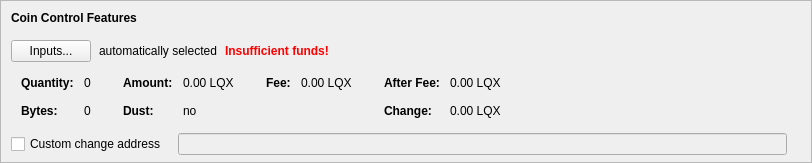
    <widget class="QFrame" name="frameCoinControl">
     <property name="sizePolicy">
      <sizepolicy hsizetype="Expanding" vsizetype="Expanding">
       <horstretch>0</horstretch>
       <verstretch>0</verstretch>
      </sizepolicy>
     </property>
     <property name="maximumSize">
      <size>
       <width>16777215</width>
       <height>16777215</height>
      </size>
     </property>
     <property name="frameShape">
      <enum>QFrame::StyledPanel</enum>
     </property>
     <property name="frameShadow">
      <enum>QFrame::Sunken</enum>
     </property>
     <layout class="QVBoxLayout" name="verticalLayoutCoinControl2">
      <property name="spacing">
       <number>0</number>
      </property>
      <property name="leftMargin">
       <number>0</number>
      </property>
      <property name="topMargin">
       <number>0</number>
      </property>
      <property name="rightMargin">
       <number>0</number>
      </property>
      <property name="bottomMargin">
       <number>6</number>
      </property>
      <item>
       <layout class="QVBoxLayout" name="verticalLayoutCoinControl" stretch="0,0,0,0,1">
        <property name="spacing">
         <number>0</number>
        </property>
        <property name="leftMargin">
         <number>10</number>
        </property>
        <property name="topMargin">
         <number>10</number>
        </property>
        <item>
         <layout class="QHBoxLayout" name="horizontalLayoutCoinControl1">
          <property name="bottomMargin">
           <number>15</number>
          </property>
          <item>
           <widget class="QLabel" name="labelCoinControlFeatures">
            <property name="sizePolicy">
             <sizepolicy hsizetype="Preferred" vsizetype="Maximum">
              <horstretch>0</horstretch>
              <verstretch>0</verstretch>
             </sizepolicy>
            </property>
            <property name="font">
             <font>
              <weight>75</weight>
              <bold>true</bold>
             </font>
            </property>
            <property name="styleSheet">
             <string notr="true">font-weight:bold;</string>
            </property>
            <property name="text">
             <string>Coin Control Features</string>
            </property>
           </widget>
          </item>
         </layout>
        </item>
        <item>
         <layout class="QHBoxLayout" name="horizontalLayoutCoinControl2" stretch="0,0,0,0">
          <property name="spacing">
           <number>8</number>
          </property>
          <property name="bottomMargin">
           <number>10</number>
          </property>
          <item>
           <widget class="QPushButton" name="pushButtonCoinControl">
            <property name="styleSheet">
             <string notr="true"/>
            </property>
            <property name="text">
             <string>Inputs...</string>
            </property>
            <property name="autoDefault">
             <bool>false</bool>
            </property>
           </widget>
          </item>
          <item>
           <widget class="QLabel" name="labelCoinControlAutomaticallySelected">
            <property name="text">
             <string>automatically selected</string>
            </property>
            <property name="margin">
             <number>5</number>
            </property>
           </widget>
          </item>
          <item>
           <widget class="QLabel" name="labelCoinControlInsuffFunds">
            <property name="font">
             <font>
              <weight>75</weight>
              <bold>true</bold>
             </font>
            </property>
            <property name="styleSheet">
             <string notr="true">color:red;font-weight:bold;</string>
            </property>
            <property name="text">
             <string>Insufficient funds!</string>
            </property>
            <property name="margin">
             <number>5</number>
            </property>
           </widget>
          </item>
          <item>
           <spacer name="horizontalSpacerCoinControl">
            <property name="orientation">
             <enum>Qt::Horizontal</enum>
            </property>
            <property name="sizeHint" stdset="0">
             <size>
              <width>40</width>
              <height>1</height>
             </size>
            </property>
           </spacer>
          </item>
         </layout>
        </item>
        <item>
         <widget class="QWidget" name="widgetCoinControl" native="true">
          <property name="sizePolicy">
           <sizepolicy hsizetype="Preferred" vsizetype="Preferred">
            <horstretch>0</horstretch>
            <verstretch>0</verstretch>
           </sizepolicy>
          </property>
          <property name="minimumSize">
           <size>
            <width>0</width>
            <height>0</height>
           </size>
          </property>
          <property name="styleSheet">
           <string notr="true"/>
          </property>
          <layout class="QHBoxLayout" name="horizontalLayoutCoinControl5">
           <property name="leftMargin">
            <number>0</number>
           </property>
           <property name="topMargin">
            <number>0</number>
           </property>
           <property name="rightMargin">
            <number>0</number>
           </property>
           <property name="bottomMargin">
            <number>0</number>
           </property>
           <item>
            <layout class="QHBoxLayout" name="horizontalLayoutCoinControl3" stretch="0,0,0,1">
             <property name="spacing">
              <number>20</number>
             </property>
             <property name="topMargin">
              <number>0</number>
             </property>
             <property name="bottomMargin">
              <number>10</number>
             </property>
             <item>
              <layout class="QFormLayout" name="formLayoutCoinControl1">
               <property name="horizontalSpacing">
                <number>10</number>
               </property>
               <property name="verticalSpacing">
                <number>14</number>
               </property>
               <property name="leftMargin">
                <number>10</number>
               </property>
               <property name="topMargin">
                <number>4</number>
               </property>
               <property name="rightMargin">
                <number>6</number>
               </property>
               <item row="0" column="0">
                <widget class="QLabel" name="labelCoinControlQuantityText">
                 <property name="font">
                  <font>
                   <weight>75</weight>
                   <bold>true</bold>
                  </font>
                 </property>
                 <property name="text">
                  <string>Quantity:</string>
                 </property>
                 <property name="margin">
                  <number>0</number>
                 </property>
                </widget>
               </item>
               <item row="0" column="1">
                <widget class="QLabel" name="labelCoinControlQuantity">
                 <property name="cursor">
                  <cursorShape>IBeamCursor</cursorShape>
                 </property>
                 <property name="contextMenuPolicy">
                  <enum>Qt::ActionsContextMenu</enum>
                 </property>
                 <property name="text">
                  <string notr="true">0</string>
                 </property>
                 <property name="margin">
                  <number>0</number>
                 </property>
                 <property name="textInteractionFlags">
                  <set>Qt::LinksAccessibleByMouse|Qt::TextSelectableByKeyboard|Qt::TextSelectableByMouse</set>
                 </property>
                </widget>
               </item>
               <item row="1" column="0">
                <widget class="QLabel" name="labelCoinControlBytesText">
                 <property name="font">
                  <font>
                   <weight>75</weight>
                   <bold>true</bold>
                  </font>
                 </property>
                 <property name="text">
                  <string>Bytes:</string>
                 </property>
                </widget>
               </item>
               <item row="1" column="1">
                <widget class="QLabel" name="labelCoinControlBytes">
                 <property name="cursor">
                  <cursorShape>IBeamCursor</cursorShape>
                 </property>
                 <property name="contextMenuPolicy">
                  <enum>Qt::ActionsContextMenu</enum>
                 </property>
                 <property name="text">
                  <string notr="true">0</string>
                 </property>
                 <property name="textInteractionFlags">
                  <set>Qt::LinksAccessibleByMouse|Qt::TextSelectableByKeyboard|Qt::TextSelectableByMouse</set>
                 </property>
                </widget>
               </item>
              </layout>
             </item>
             <item>
              <layout class="QFormLayout" name="formLayoutCoinControl2">
               <property name="horizontalSpacing">
                <number>10</number>
               </property>
               <property name="verticalSpacing">
                <number>14</number>
               </property>
               <property name="leftMargin">
                <number>6</number>
               </property>
               <property name="topMargin">
                <number>4</number>
               </property>
               <property name="rightMargin">
                <number>6</number>
               </property>
               <item row="0" column="0">
                <widget class="QLabel" name="labelCoinControlAmountText">
                 <property name="font">
                  <font>
                   <weight>75</weight>
                   <bold>true</bold>
                  </font>
                 </property>
                 <property name="text">
                  <string>Amount:</string>
                 </property>
                 <property name="margin">
                  <number>0</number>
                 </property>
                </widget>
               </item>
               <item row="0" column="1">
                <widget class="QLabel" name="labelCoinControlAmount">
                 <property name="cursor">
                  <cursorShape>IBeamCursor</cursorShape>
                 </property>
                 <property name="contextMenuPolicy">
                  <enum>Qt::ActionsContextMenu</enum>
                 </property>
                 <property name="text">
                  <string notr="true">0.00 LQX</string>
                 </property>
                 <property name="textInteractionFlags">
                  <set>Qt::LinksAccessibleByMouse|Qt::TextSelectableByKeyboard|Qt::TextSelectableByMouse</set>
                 </property>
                </widget>
               </item>
               <item row="1" column="0">
                <widget class="QLabel" name="labelCoinControlLowOutputText">
                 <property name="font">
                  <font>
                   <weight>75</weight>
                   <bold>true</bold>
                  </font>
                 </property>
                 <property name="text">
                  <string>Dust:</string>
                 </property>
                </widget>
               </item>
               <item row="1" column="1">
                <widget class="QLabel" name="labelCoinControlLowOutput">
                 <property name="cursor">
                  <cursorShape>IBeamCursor</cursorShape>
                 </property>
                 <property name="contextMenuPolicy">
                  <enum>Qt::ActionsContextMenu</enum>
                 </property>
                 <property name="text">
                  <string notr="true">no</string>
                 </property>
                 <property name="textInteractionFlags">
                  <set>Qt::LinksAccessibleByMouse|Qt::TextSelectableByKeyboard|Qt::TextSelectableByMouse</set>
                 </property>
                </widget>
               </item>
              </layout>
             </item>
             <item>
              <layout class="QFormLayout" name="formLayoutCoinControl3">
               <property name="horizontalSpacing">
                <number>10</number>
               </property>
               <property name="verticalSpacing">
                <number>14</number>
               </property>
               <property name="leftMargin">
                <number>6</number>
               </property>
               <property name="topMargin">
                <number>4</number>
               </property>
               <property name="rightMargin">
                <number>6</number>
               </property>
               <item row="0" column="0">
                <widget class="QLabel" name="labelCoinControlFeeText">
                 <property name="font">
                  <font>
                   <weight>75</weight>
                   <bold>true</bold>
                  </font>
                 </property>
                 <property name="text">
                  <string>Fee:</string>
                 </property>
                 <property name="margin">
                  <number>0</number>
                 </property>
                </widget>
               </item>
               <item row="0" column="1">
                <widget class="QLabel" name="labelCoinControlFee">
                 <property name="cursor">
                  <cursorShape>IBeamCursor</cursorShape>
                 </property>
                 <property name="contextMenuPolicy">
                  <enum>Qt::ActionsContextMenu</enum>
                 </property>
                 <property name="text">
                  <string notr="true">0.00 LQX</string>
                 </property>
                 <property name="textInteractionFlags">
                  <set>Qt::LinksAccessibleByMouse|Qt::TextSelectableByKeyboard|Qt::TextSelectableByMouse</set>
                 </property>
                </widget>
               </item>
              </layout>
             </item>
             <item>
              <layout class="QFormLayout" name="formLayoutCoinControl4">
               <property name="horizontalSpacing">
                <number>10</number>
               </property>
               <property name="verticalSpacing">
                <number>14</number>
               </property>
               <property name="leftMargin">
                <number>6</number>
               </property>
               <property name="topMargin">
                <number>4</number>
               </property>
               <property name="rightMargin">
                <number>6</number>
               </property>
               <item row="0" column="0">
                <widget class="QLabel" name="labelCoinControlAfterFeeText">
                 <property name="font">
                  <font>
                   <weight>75</weight>
                   <bold>true</bold>
                  </font>
                 </property>
                 <property name="text">
                  <string>After Fee:</string>
                 </property>
                 <property name="margin">
                  <number>0</number>
                 </property>
                </widget>
               </item>
               <item row="0" column="1">
                <widget class="QLabel" name="labelCoinControlAfterFee">
                 <property name="cursor">
                  <cursorShape>IBeamCursor</cursorShape>
                 </property>
                 <property name="contextMenuPolicy">
                  <enum>Qt::ActionsContextMenu</enum>
                 </property>
                 <property name="text">
                  <string notr="true">0.00 LQX</string>
                 </property>
                 <property name="textInteractionFlags">
                  <set>Qt::LinksAccessibleByMouse|Qt::TextSelectableByKeyboard|Qt::TextSelectableByMouse</set>
                 </property>
                </widget>
               </item>
               <item row="1" column="0">
                <widget class="QLabel" name="labelCoinControlChangeText">
                 <property name="font">
                  <font>
                   <weight>75</weight>
                   <bold>true</bold>
                  </font>
                 </property>
                 <property name="text">
                  <string>Change:</string>
                 </property>
                </widget>
               </item>
               <item row="1" column="1">
                <widget class="QLabel" name="labelCoinControlChange">
                 <property name="cursor">
                  <cursorShape>IBeamCursor</cursorShape>
                 </property>
                 <property name="contextMenuPolicy">
                  <enum>Qt::ActionsContextMenu</enum>
                 </property>
                 <property name="text">
                  <string notr="true">0.00 LQX</string>
                 </property>
                 <property name="textInteractionFlags">
                  <set>Qt::LinksAccessibleByMouse|Qt::TextSelectableByKeyboard|Qt::TextSelectableByMouse</set>
                 </property>
                </widget>
               </item>
              </layout>
             </item>
            </layout>
           </item>
          </layout>
         </widget>
        </item>
        <item>
         <layout class="QHBoxLayout" name="horizontalLayoutCoinControl4" stretch="0,0,0">
          <property name="spacing">
           <number>12</number>
          </property>
          <property name="sizeConstraint">
           <enum>QLayout::SetDefaultConstraint</enum>
          </property>
          <property name="topMargin">
           <number>5</number>
          </property>
          <property name="rightMargin">
           <number>5</number>
          </property>
          <item>
           <widget class="QCheckBox" name="checkBoxCoinControlChange">
            <property name="toolTip">
             <string>If this is activated, but the change address is empty or invalid, change will be sent to a newly generated address.</string>
            </property>
            <property name="text">
             <string>Custom change address</string>
            </property>
           </widget>
          </item>
          <item>
           <widget class="QValidatedLineEdit" name="lineEditCoinControlChange">
            <property name="enabled">
             <bool>false</bool>
            </property>
            <property name="sizePolicy">
             <sizepolicy hsizetype="Expanding" vsizetype="Fixed">
              <horstretch>0</horstretch>
              <verstretch>0</verstretch>
             </sizepolicy>
            </property>
           </widget>
          </item>
          <item>
           <widget class="QLabel" name="labelCoinControlChangeLabel">
            <property name="sizePolicy">
             <sizepolicy hsizetype="Preferred" vsizetype="Expanding">
              <horstretch>0</horstretch>
              <verstretch>0</verstretch>
             </sizepolicy>
            </property>
            <property name="minimumSize">
             <size>
              <width>0</width>
              <height>0</height>
             </size>
            </property>
            <property name="text">
             <string/>
            </property>
            <property name="margin">
             <number>3</number>
            </property>
           </widget>
          </item>
         </layout>
        </item>
        <item>
         <spacer name="verticalSpacerCoinControl">
          <property name="orientation">
           <enum>Qt::Vertical</enum>
          </property>
          <property name="sizeHint" stdset="0">
           <size>
            <width>800</width>
            <height>1</height>
           </size>
          </property>
         </spacer>
        </item>
       </layout>
      </item>
     </layout>
    </widget>
